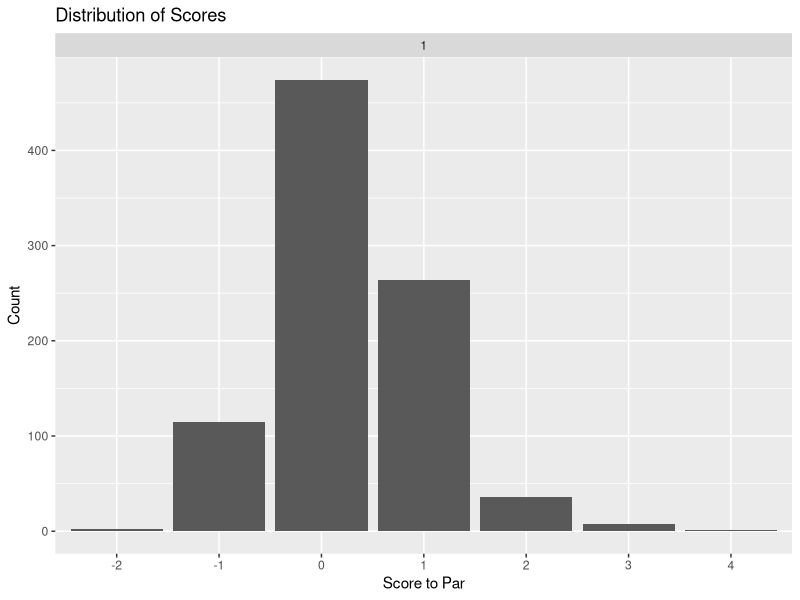
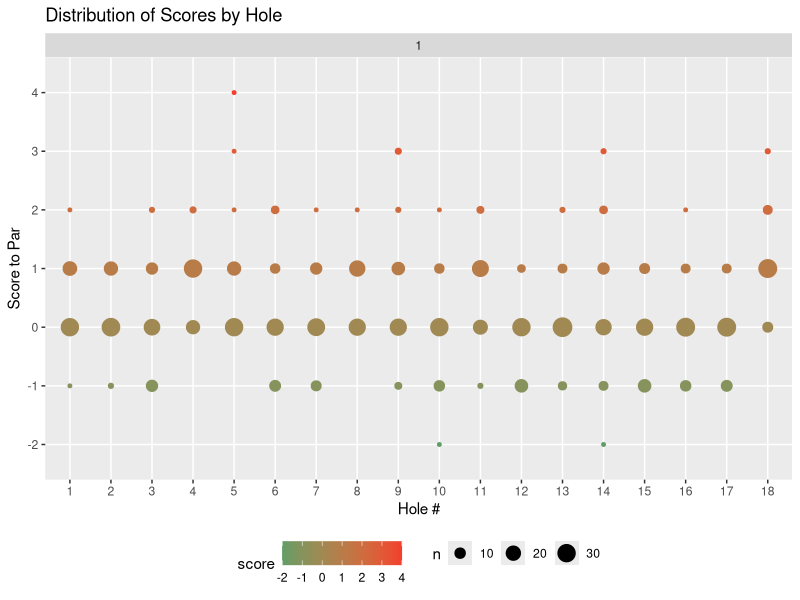
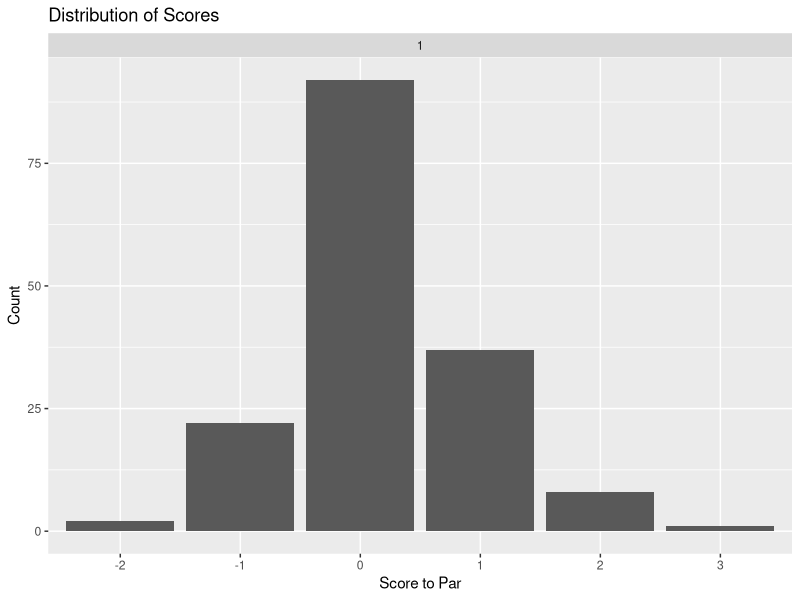
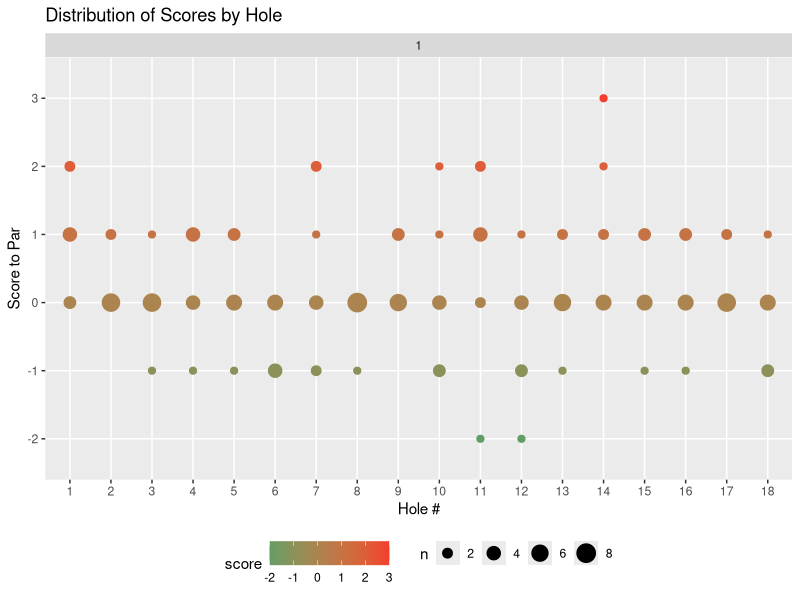
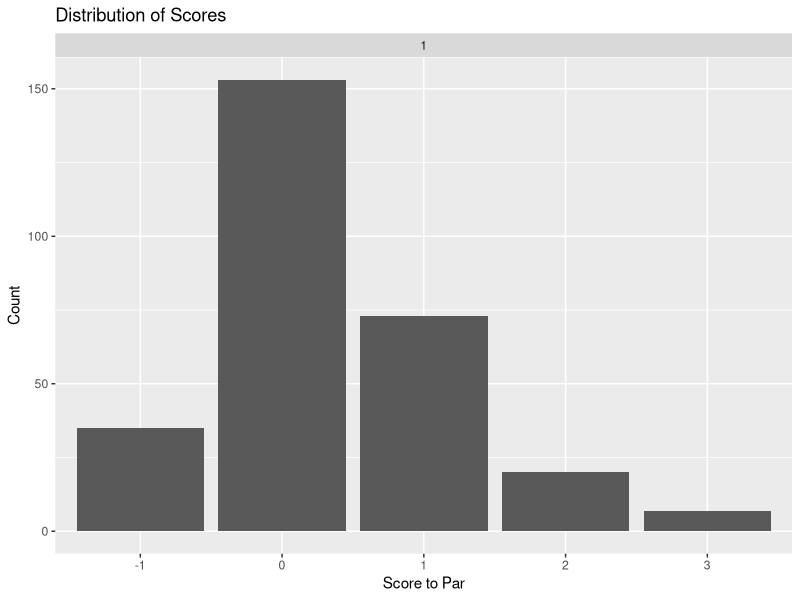
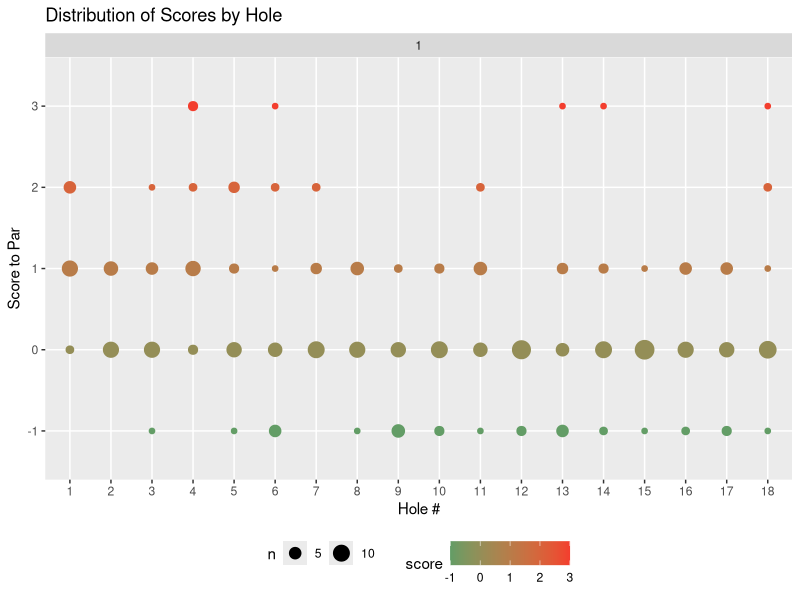

Source code (R) for these figures, in order:
## ---- chunk 1
knitr::opts_chunk$set(echo = F)
knitr::opts_chunk$set(warning = F)
knitr::opts_chunk$set(out.width = '100%')
library(tidyverse)
library(knitr)
library(kableExtra)

# Read data
scores_men <- read_csv("../../rdata/footgolf/disney/disney_scores_men.csv", col_types = c("ciiiii"), col_names = T)
scores_women <- read_csv("../../rdata/footgolf/disney/disney_scores_women.csv", col_types = c("ciiiii"), col_names = T)
scores_seniors <- read_csv("../../rdata/footgolf/disney/disney_scores_seniors.csv", col_types = c("ciiiii"), col_names = T)

scoring_table <- function(df, rd) {
    df %>% 
        filter(round == rd) %>%
          group_by(round, hole, par) %>% 
          summarize(avg.score = format(round(mean(strokes), 3), nsmall = 3), 
                    better = sum(score < -2), 
                    eagles = sum(score == -2), 
                    birdies = sum(score == -1), 
                    pars = sum(score == 0), 
                    bogeys = sum(score == 1), 
                    doubles = sum(score == 2), 
                    worse = sum(score > 2), 
                    par.avg = cell_spec(format(round(mean(score), 3), nsmall = 3), 
                                        color = ifelse(format(round(mean(score), 3), nsmall = 3) > 0, "red", "green"))) %>%
    kable(escape = F, format = 'html') %>%
    kable_styling(bootstrap_options = c("striped", "hover", "condensed", "responsive"))
}
## ---- chunk 2

## ---- chunk 3
scoring_table(scores_men, 1)
## ---- chunk 4

# Plot Scores
ggplot(scores_men, aes(factor(score))) + 
    geom_bar() +
    facet_grid(. ~ round) +
    labs(x = "Score to Par", y = "Count") +
    ggtitle("Distribution of Scores")
    
## ---- chunk 5
ggplot(scores_men, aes(x=factor(hole), y=factor(score))) + 
    geom_count(aes(color=score)) + 
    facet_grid(. ~ round) +
    scale_size_area() + 
    scale_color_gradient(low = '#639D66', high = '#F33E2E') + 
    labs(x = "Hole #", y = "Score to Par") +
    ggtitle("Distribution of Scores by Hole") + 
    theme(legend.position="bottom", legend.direction="horizontal")
## ---- chunk 6
scoring_table(scores_women, 1)

# Plot Scores
ggplot(scores_women, aes(factor(score))) + 
    geom_bar() +
    facet_grid(. ~ round) +
    labs(x = "Score to Par", y = "Count") +
    ggtitle("Distribution of Scores")
    
## ---- chunk 7
ggplot(scores_women, aes(x=factor(hole), y=factor(score))) + 
    geom_count(aes(color=score)) + 
    facet_grid(. ~ round) +
    scale_size_area() + 
    scale_color_gradient(low = '#639D66', high = '#F33E2E') + 
    labs(x = "Hole #", y = "Score to Par") +
    ggtitle("Distribution of Scores by Hole") + 
    theme(legend.position="bottom", legend.direction="horizontal")
## ---- chunk 8
scoring_table(scores_seniors, 1)

# Plot Scores
ggplot(scores_seniors, aes(factor(score))) + 
    geom_bar() +
    facet_grid(. ~ round) +
    labs(x = "Score to Par", y = "Count") +
    ggtitle("Distribution of Scores")
    
## ---- chunk 9
ggplot(scores_seniors, aes(x=factor(hole), y=factor(score))) + 
    geom_count(aes(color=score)) + 
    facet_grid(. ~ round) +
    scale_size_area() + 
    scale_color_gradient(low = '#639D66', high = '#F33E2E') + 
    labs(x = "Hole #", y = "Score to Par") +
    ggtitle("Distribution of Scores by Hole") + 
    theme(legend.position="bottom", legend.direction="horizontal")
